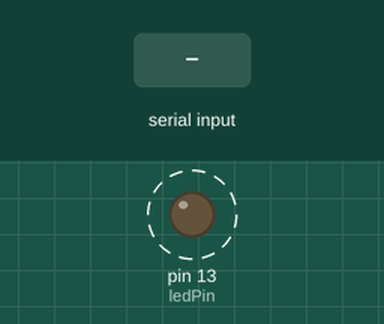
The sketch below on a simulated Arduino Uno, built with avr-gcc and run on an emulated ATmega328P. Shown: output pins drawn as LEDs (lit = HIGH). Dashed ring = blinking. The test bench sets the inputs (shaded band). What the sketch prints to the serial monitor is not drawn.

Above: at 1.2 s.
1.3 s: "1\n" received over Serial
Timing chart, 0 to 10.3 s (numbered marks = the images above; inputs shaded):
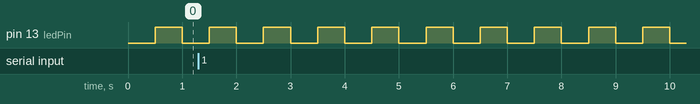

Measured:
- by itself, pin 13 (ledPin): alternates HIGH for 0.50 s and LOW for 0.50 s

The sketch:

poc_teensy.ino
```cpp
String inputString = "";         // A string to hold incoming data
bool stringComplete = false;     // Whether the string is complete

const int ledPin = 13; // Onboard LED is connected to GPIO13

void setup() {
  pinMode(ledPin, OUTPUT); // Set the LED pin as an output
  Serial.begin(115200);    // Initialize Serial for debugging
  inputString.reserve(200); // Reserve some memory for the input string

  while (!Serial) {
    ; // Wait for the serial port to connect. Needed for native USB
  }
  Serial.println("Teensy Ready");
}

void loop() {
  if (Serial.available() > 0) {
    checkSerialData();
  }

  // If a full line is received, process it
  if (stringComplete) {
    // Print the full received line
    Serial.print("Received: ");
    Serial.println(inputString);

    // Clear the string:
    inputString = "";
    stringComplete = false;
  }

  performNormalOperations();
}

void checkSerialData() {
  char inChar = (char)Serial.read();  // Read the incoming byte

  // Add it to the inputString:
  inputString += inChar;

  // If the incoming character is a newline, set a flag so the main loop can process it:
  if (inChar == '\n') {
    stringComplete = true;
  }
}

void performNormalOperations() {
  // Perform other non-blocking tasks
  // Example: Blink an LED
  static unsigned long lastMillis = 0;
  const unsigned long interval = 500; // Interval for LED blink (milliseconds)

  if (millis() - lastMillis >= interval) {
    lastMillis = millis();
    digitalWrite(ledPin, !digitalRead(ledPin)); // Toggle the LED
  }
}
```
